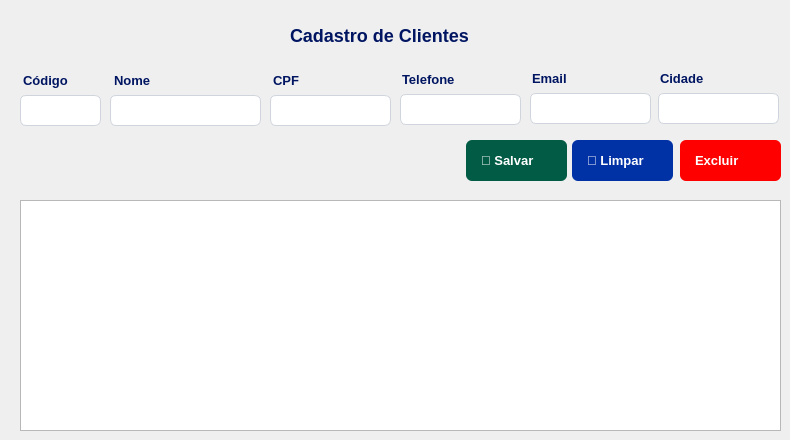
     <widget class="QWidget" name="page_6">
      <widget class="QLabel" name="label_18">
       <property name="geometry">
        <rect>
         <x>23</x>
         <y>70</y>
         <width>61</width>
         <height>21</height>
        </rect>
       </property>
       <property name="styleSheet">
        <string notr="true">QLabel {
    font-size: 13px;
    font-weight: bold;
    color: #001561;

}</string>
       </property>
       <property name="text">
        <string>Código</string>
       </property>
      </widget>
      <widget class="QLineEdit" name="edit_codigo_2">
       <property name="enabled">
        <bool>false</bool>
       </property>
       <property name="geometry">
        <rect>
         <x>20</x>
         <y>95</y>
         <width>81</width>
         <height>31</height>
        </rect>
       </property>
       <property name="styleSheet">
        <string notr="true">QLineEdit {
    background-color: #FFFFFF;
    border: 1px solid #D0D5DD;
    border-radius: 6px; 
    font-size: 15px;
    color: black;
	padding: 6px;
}</string>
       </property>
      </widget>
      <widget class="QLineEdit" name="edit_nome_2">
       <property name="geometry">
        <rect>
         <x>110</x>
         <y>95</y>
         <width>151</width>
         <height>31</height>
        </rect>
       </property>
       <property name="styleSheet">
        <string notr="true">QLineEdit {
    background-color: #FFFFFF;
    border: 1px solid #D0D5DD;
    border-radius: 6px; 
    font-size: 15px;
    color: black;
	padding: 6px;
}</string>
       </property>
      </widget>
      <widget class="QLabel" name="label_19">
       <property name="geometry">
        <rect>
         <x>114</x>
         <y>70</y>
         <width>70</width>
         <height>21</height>
        </rect>
       </property>
       <property name="styleSheet">
        <string notr="true">QLabel {
    font-size: 13px;
    font-weight: bold;
    color: #001561;

}</string>
       </property>
       <property name="text">
        <string>Nome</string>
       </property>
      </widget>
      <widget class="QLineEdit" name="edit_cpf_2">
       <property name="geometry">
        <rect>
         <x>270</x>
         <y>95</y>
         <width>121</width>
         <height>31</height>
        </rect>
       </property>
       <property name="styleSheet">
        <string notr="true">QLineEdit {
    background-color: #FFFFFF;
    border: 1px solid #D0D5DD;
    border-radius: 6px; 
    font-size: 15px;
    color: black;
	padding: 6px;
}</string>
       </property>
      </widget>
      <widget class="QLabel" name="label_20">
       <property name="geometry">
        <rect>
         <x>273</x>
         <y>70</y>
         <width>61</width>
         <height>21</height>
        </rect>
       </property>
       <property name="styleSheet">
        <string notr="true">QLabel {
    font-size: 13px;
    font-weight: bold;
    color: #001561;

}</string>
       </property>
       <property name="text">
        <string>CPF</string>
       </property>
      </widget>
      <widget class="QLineEdit" name="edit_telefone_2">
       <property name="geometry">
        <rect>
         <x>400</x>
         <y>94</y>
         <width>121</width>
         <height>31</height>
        </rect>
       </property>
       <property name="styleSheet">
        <string notr="true">QLineEdit {
    background-color: #FFFFFF;
    border: 1px solid #D0D5DD;
    border-radius: 6px; 
    font-size: 15px;
    color: black;
	padding: 6px;
}</string>
       </property>
      </widget>
      <widget class="QLabel" name="label_21">
       <property name="geometry">
        <rect>
         <x>402</x>
         <y>69</y>
         <width>61</width>
         <height>21</height>
        </rect>
       </property>
       <property name="styleSheet">
        <string notr="true">QLabel {
    font-size: 13px;
    font-weight: bold;
    color: #001561;

}</string>
       </property>
       <property name="text">
        <string>Telefone</string>
       </property>
      </widget>
      <widget class="QLineEdit" name="edit_email_2">
       <property name="geometry">
        <rect>
         <x>530</x>
         <y>93</y>
         <width>121</width>
         <height>31</height>
        </rect>
       </property>
       <property name="styleSheet">
        <string notr="true">QLineEdit {
    background-color: #FFFFFF;
    border: 1px solid #D0D5DD;
    border-radius: 6px; 
    font-size: 15px;
    color: black;
	padding: 6px;
}</string>
       </property>
      </widget>
      <widget class="QLabel" name="label_22">
       <property name="geometry">
        <rect>
         <x>532</x>
         <y>68</y>
         <width>61</width>
         <height>21</height>
        </rect>
       </property>
       <property name="styleSheet">
        <string notr="true">QLabel {
    font-size: 13px;
    font-weight: bold;
    color: #001561;

}</string>
       </property>
       <property name="text">
        <string>Email</string>
       </property>
      </widget>
      <widget class="QLineEdit" name="edit_cidade_2">
       <property name="geometry">
        <rect>
         <x>658</x>
         <y>93</y>
         <width>121</width>
         <height>31</height>
        </rect>
       </property>
       <property name="styleSheet">
        <string notr="true">QLineEdit {
    background-color: #FFFFFF;
    border: 1px solid #D0D5DD;
    border-radius: 6px; 
    font-size: 15px;
    color: black;
	padding: 6px;
}</string>
       </property>
      </widget>
      <widget class="QLabel" name="label_23">
       <property name="geometry">
        <rect>
         <x>660</x>
         <y>68</y>
         <width>61</width>
         <height>21</height>
        </rect>
       </property>
       <property name="styleSheet">
        <string notr="true">QLabel {
    font-size: 13px;
    font-weight: bold;
    color: #001561;

}</string>
       </property>
       <property name="text">
        <string>Cidade</string>
       </property>
      </widget>
      <widget class="QPushButton" name="btn_limpar_3">
       <property name="geometry">
        <rect>
         <x>572</x>
         <y>140</y>
         <width>101</width>
         <height>41</height>
        </rect>
       </property>
       <property name="cursor">
        <cursorShape>PointingHandCursor</cursorShape>
       </property>
       <property name="styleSheet">
        <string notr="true">QPushButton {
    font-family: &quot;Segoe UI&quot;, Arial, sans-serif;
    font-size: 13px;
    font-weight: bold;
    color: #FFFFFF;
    border: none;
    border-radius: 6px;
    text-align: left;      /* Alinha o emoji e o texto à esquerda */
    padding-left: 15px;    /* Afasta o emoji da borda esquerda */
    padding-right: 15px;
    height: 35px;          /* Define uma altura padrão elegante */
	background-color: #0031A5;
}</string>
       </property>
       <property name="text">
        <string>🧹 Limpar</string>
       </property>
      </widget>
      <widget class="QPushButton" name="btn_salvar_3">
       <property name="geometry">
        <rect>
         <x>466</x>
         <y>140</y>
         <width>101</width>
         <height>41</height>
        </rect>
       </property>
       <property name="cursor">
        <cursorShape>PointingHandCursor</cursorShape>
       </property>
       <property name="styleSheet">
        <string notr="true">QPushButton {
    font-family: &quot;Segoe UI&quot;, Arial, sans-serif;
    font-size: 13px;
    font-weight: bold;
    color: #FFFFFF;
    border: none;
    border-radius: 6px;
    text-align: left;      /* Alinha o emoji e o texto à esquerda */
    padding-left: 15px;    /* Afasta o emoji da borda esquerda */
    padding-right: 15px;
    height: 35px;          /* Define uma altura padrão elegante */
	background-color: #015B45;
}</string>
       </property>
       <property name="text">
        <string>💾 Salvar</string>
       </property>
      </widget>
      <widget class="QTableView" name="tableView_2">
       <property name="geometry">
        <rect>
         <x>20</x>
         <y>200</y>
         <width>761</width>
         <height>231</height>
        </rect>
       </property>
       <property name="styleSheet">
        <string notr="true">QStackedWidget{
	background-color: #F3F3F5;
}</string>
       </property>
      </widget>
      <widget class="QLabel" name="label_24">
       <property name="geometry">
        <rect>
         <x>290</x>
         <y>20</y>
         <width>191</width>
         <height>31</height>
        </rect>
       </property>
       <property name="styleSheet">
        <string notr="true">QLabel {
    font-size: 18px;
    font-weight: bold;
    color: #001561;

}</string>
       </property>
       <property name="text">
        <string>Cadastro de Clientes</string>
       </property>
      </widget>
      <widget class="QPushButton" name="btn_excluir_3">
       <property name="geometry">
        <rect>
         <x>680</x>
         <y>140</y>
         <width>101</width>
         <height>41</height>
        </rect>
       </property>
       <property name="cursor">
        <cursorShape>PointingHandCursor</cursorShape>
       </property>
       <property name="styleSheet">
        <string notr="true">QPushButton {
    font-family: &quot;Segoe UI&quot;, Arial, sans-serif;
    font-size: 13px;
    font-weight: bold;
    color: #FFFFFF;
    border: none;
    border-radius: 6px;
    text-align: left;      /* Alinha o emoji e o texto à esquerda */
    padding-left: 15px;    /* Afasta o emoji da borda esquerda */
    padding-right: 15px;
    height: 35px;          /* Define uma altura padrão elegante */
	background-color: red;
}</string>
       </property>
       <property name="text">
        <string>Excluir</string>
       </property>
      </widget>
     </widget>
